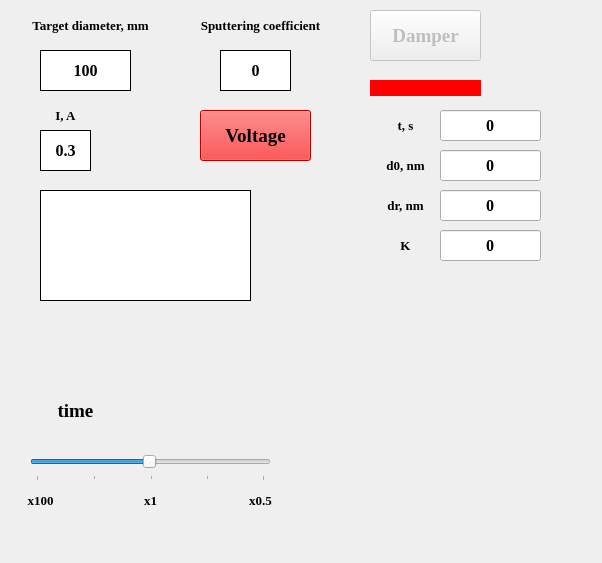
<?xml version="1.0" encoding="UTF-8"?>
<ui version="4.0">
 <class>Dialog</class>
 <widget class="QDialog" name="Dialog">
  <property name="geometry">
   <rect>
    <x>0</x>
    <y>0</y>
    <width>602</width>
    <height>563</height>
   </rect>
  </property>
  <property name="windowTitle">
   <string>Dialog</string>
  </property>
  <widget class="QLabel" name="current_label">
   <property name="geometry">
    <rect>
     <x>40</x>
     <y>100</y>
     <width>51</width>
     <height>31</height>
    </rect>
   </property>
   <property name="font">
    <font>
     <family>Times New Roman</family>
     <pointsize>10</pointsize>
     <weight>75</weight>
     <bold>true</bold>
    </font>
   </property>
   <property name="text">
    <string>I, A</string>
   </property>
   <property name="alignment">
    <set>Qt::AlignCenter</set>
   </property>
  </widget>
  <widget class="QPushButton" name="damper">
   <property name="enabled">
    <bool>false</bool>
   </property>
   <property name="geometry">
    <rect>
     <x>370</x>
     <y>10</y>
     <width>111</width>
     <height>51</height>
    </rect>
   </property>
   <property name="font">
    <font>
     <family>Times New Roman</family>
     <pointsize>14</pointsize>
     <weight>75</weight>
     <bold>true</bold>
    </font>
   </property>
   <property name="text">
    <string>Damper</string>
   </property>
  </widget>
  <widget class="QLabel" name="damper_state">
   <property name="geometry">
    <rect>
     <x>370</x>
     <y>80</y>
     <width>111</width>
     <height>16</height>
    </rect>
   </property>
   <property name="styleSheet">
    <string notr="true">background-color: red;</string>
   </property>
   <property name="text">
    <string/>
   </property>
  </widget>
  <widget class="QLabel" name="d0_label">
   <property name="geometry">
    <rect>
     <x>370</x>
     <y>150</y>
     <width>71</width>
     <height>31</height>
    </rect>
   </property>
   <property name="font">
    <font>
     <family>Times New Roman</family>
     <pointsize>10</pointsize>
     <weight>75</weight>
     <bold>true</bold>
    </font>
   </property>
   <property name="text">
    <string>d0, nm</string>
   </property>
   <property name="alignment">
    <set>Qt::AlignCenter</set>
   </property>
  </widget>
  <widget class="QLabel" name="dr_label">
   <property name="geometry">
    <rect>
     <x>370</x>
     <y>190</y>
     <width>71</width>
     <height>31</height>
    </rect>
   </property>
   <property name="font">
    <font>
     <family>Times New Roman</family>
     <pointsize>10</pointsize>
     <weight>75</weight>
     <bold>true</bold>
    </font>
   </property>
   <property name="text">
    <string>dr, nm</string>
   </property>
   <property name="alignment">
    <set>Qt::AlignCenter</set>
   </property>
  </widget>
  <widget class="QLabel" name="k_label">
   <property name="geometry">
    <rect>
     <x>370</x>
     <y>230</y>
     <width>71</width>
     <height>31</height>
    </rect>
   </property>
   <property name="font">
    <font>
     <family>Times New Roman</family>
     <pointsize>10</pointsize>
     <weight>75</weight>
     <bold>true</bold>
    </font>
   </property>
   <property name="text">
    <string>K</string>
   </property>
   <property name="alignment">
    <set>Qt::AlignCenter</set>
   </property>
  </widget>
  <widget class="QLabel" name="x100">
   <property name="geometry">
    <rect>
     <x>20</x>
     <y>490</y>
     <width>41</width>
     <height>21</height>
    </rect>
   </property>
   <property name="font">
    <font>
     <family>Times New Roman</family>
     <pointsize>10</pointsize>
     <weight>75</weight>
     <bold>true</bold>
    </font>
   </property>
   <property name="text">
    <string>x100</string>
   </property>
   <property name="alignment">
    <set>Qt::AlignCenter</set>
   </property>
  </widget>
  <widget class="QLabel" name="time_rewind">
   <property name="geometry">
    <rect>
     <x>30</x>
     <y>390</y>
     <width>91</width>
     <height>41</height>
    </rect>
   </property>
   <property name="font">
    <font>
     <family>Times New Roman</family>
     <pointsize>14</pointsize>
     <weight>75</weight>
     <bold>true</bold>
    </font>
   </property>
   <property name="text">
    <string>time</string>
   </property>
   <property name="alignment">
    <set>Qt::AlignCenter</set>
   </property>
  </widget>
  <widget class="QSlider" name="timeSlider">
   <property name="geometry">
    <rect>
     <x>30</x>
     <y>450</y>
     <width>241</width>
     <height>31</height>
    </rect>
   </property>
   <property name="cursor">
    <cursorShape>OpenHandCursor</cursorShape>
   </property>
   <property name="mouseTracking">
    <bool>false</bool>
   </property>
   <property name="locale">
    <locale language="English" country="UnitedStates"/>
   </property>
   <property name="minimum">
    <number>1</number>
   </property>
   <property name="maximum">
    <number>200</number>
   </property>
   <property name="singleStep">
    <number>1</number>
   </property>
   <property name="value">
    <number>100</number>
   </property>
   <property name="sliderPosition">
    <number>100</number>
   </property>
   <property name="tracking">
    <bool>true</bool>
   </property>
   <property name="orientation">
    <enum>Qt::Horizontal</enum>
   </property>
   <property name="invertedAppearance">
    <bool>false</bool>
   </property>
   <property name="invertedControls">
    <bool>false</bool>
   </property>
   <property name="tickPosition">
    <enum>QSlider::TicksBelow</enum>
   </property>
   <property name="tickInterval">
    <number>50</number>
   </property>
  </widget>
  <widget class="QLabel" name="x1">
   <property name="geometry">
    <rect>
     <x>130</x>
     <y>490</y>
     <width>41</width>
     <height>21</height>
    </rect>
   </property>
   <property name="font">
    <font>
     <family>Times New Roman</family>
     <pointsize>10</pointsize>
     <weight>75</weight>
     <bold>true</bold>
    </font>
   </property>
   <property name="text">
    <string>x1</string>
   </property>
   <property name="alignment">
    <set>Qt::AlignCenter</set>
   </property>
  </widget>
  <widget class="QLabel" name="x0_5">
   <property name="geometry">
    <rect>
     <x>240</x>
     <y>490</y>
     <width>41</width>
     <height>21</height>
    </rect>
   </property>
   <property name="font">
    <font>
     <family>Times New Roman</family>
     <pointsize>10</pointsize>
     <weight>75</weight>
     <bold>true</bold>
    </font>
   </property>
   <property name="text">
    <string>x0.5</string>
   </property>
   <property name="alignment">
    <set>Qt::AlignCenter</set>
   </property>
  </widget>
  <widget class="QLabel" name="time_label">
   <property name="geometry">
    <rect>
     <x>370</x>
     <y>110</y>
     <width>71</width>
     <height>31</height>
    </rect>
   </property>
   <property name="font">
    <font>
     <family>Times New Roman</family>
     <pointsize>10</pointsize>
     <weight>75</weight>
     <bold>true</bold>
    </font>
   </property>
   <property name="text">
    <string>t, s</string>
   </property>
   <property name="alignment">
    <set>Qt::AlignCenter</set>
   </property>
  </widget>
  <widget class="QLabel" name="status">
   <property name="geometry">
    <rect>
     <x>40</x>
     <y>190</y>
     <width>211</width>
     <height>111</height>
    </rect>
   </property>
   <property name="font">
    <font>
     <family>Times New Roman</family>
     <pointsize>12</pointsize>
     <weight>75</weight>
     <bold>true</bold>
    </font>
   </property>
   <property name="styleSheet">
    <string notr="true">background-color: white;</string>
   </property>
   <property name="frameShape">
    <enum>QFrame::Box</enum>
   </property>
   <property name="text">
    <string/>
   </property>
   <property name="textFormat">
    <enum>Qt::AutoText</enum>
   </property>
   <property name="alignment">
    <set>Qt::AlignCenter</set>
   </property>
   <property name="wordWrap">
    <bool>true</bool>
   </property>
  </widget>
  <widget class="QLabel" name="target_diameter_label">
   <property name="geometry">
    <rect>
     <x>10</x>
     <y>10</y>
     <width>161</width>
     <height>31</height>
    </rect>
   </property>
   <property name="font">
    <font>
     <family>Times New Roman</family>
     <pointsize>10</pointsize>
     <weight>75</weight>
     <bold>true</bold>
    </font>
   </property>
   <property name="text">
    <string>Target diameter, mm</string>
   </property>
   <property name="alignment">
    <set>Qt::AlignCenter</set>
   </property>
  </widget>
  <widget class="QLabel" name="sputtering_coefficient_label">
   <property name="geometry">
    <rect>
     <x>170</x>
     <y>10</y>
     <width>181</width>
     <height>31</height>
    </rect>
   </property>
   <property name="font">
    <font>
     <family>Times New Roman</family>
     <pointsize>10</pointsize>
     <weight>75</weight>
     <bold>true</bold>
    </font>
   </property>
   <property name="text">
    <string>Sputtering coefficient</string>
   </property>
   <property name="alignment">
    <set>Qt::AlignCenter</set>
   </property>
  </widget>
  <widget class="QPushButton" name="voltage">
   <property name="enabled">
    <bool>true</bool>
   </property>
   <property name="geometry">
    <rect>
     <x>200</x>
     <y>110</y>
     <width>111</width>
     <height>51</height>
    </rect>
   </property>
   <property name="font">
    <font>
     <family>Times New Roman</family>
     <pointsize>14</pointsize>
     <weight>75</weight>
     <bold>true</bold>
    </font>
   </property>
   <property name="styleSheet">
    <string notr="true">background-color: red;</string>
   </property>
   <property name="text">
    <string>Voltage</string>
   </property>
  </widget>
  <widget class="QLineEdit" name="K0">
   <property name="geometry">
    <rect>
     <x>440</x>
     <y>230</y>
     <width>101</width>
     <height>31</height>
    </rect>
   </property>
   <property name="font">
    <font>
     <family>Times New Roman</family>
     <pointsize>12</pointsize>
     <weight>75</weight>
     <bold>true</bold>
    </font>
   </property>
   <property name="text">
    <string>0</string>
   </property>
   <property name="alignment">
    <set>Qt::AlignCenter</set>
   </property>
  </widget>
  <widget class="QLineEdit" name="time_value">
   <property name="geometry">
    <rect>
     <x>440</x>
     <y>110</y>
     <width>101</width>
     <height>31</height>
    </rect>
   </property>
   <property name="font">
    <font>
     <family>Times New Roman</family>
     <pointsize>12</pointsize>
     <weight>75</weight>
     <bold>true</bold>
    </font>
   </property>
   <property name="text">
    <string>0</string>
   </property>
   <property name="alignment">
    <set>Qt::AlignCenter</set>
   </property>
  </widget>
  <widget class="QLineEdit" name="dr">
   <property name="geometry">
    <rect>
     <x>440</x>
     <y>190</y>
     <width>101</width>
     <height>31</height>
    </rect>
   </property>
   <property name="font">
    <font>
     <family>Times New Roman</family>
     <pointsize>12</pointsize>
     <weight>75</weight>
     <bold>true</bold>
    </font>
   </property>
   <property name="text">
    <string>0</string>
   </property>
   <property name="alignment">
    <set>Qt::AlignCenter</set>
   </property>
  </widget>
  <widget class="QLineEdit" name="d0">
   <property name="geometry">
    <rect>
     <x>440</x>
     <y>150</y>
     <width>101</width>
     <height>31</height>
    </rect>
   </property>
   <property name="font">
    <font>
     <family>Times New Roman</family>
     <pointsize>12</pointsize>
     <weight>75</weight>
     <bold>true</bold>
    </font>
   </property>
   <property name="text">
    <string>0</string>
   </property>
   <property name="alignment">
    <set>Qt::AlignCenter</set>
   </property>
  </widget>
  <widget class="QLabel" name="sputtering_coefficient">
   <property name="geometry">
    <rect>
     <x>220</x>
     <y>50</y>
     <width>71</width>
     <height>41</height>
    </rect>
   </property>
   <property name="font">
    <font>
     <family>Times New Roman</family>
     <pointsize>12</pointsize>
     <weight>75</weight>
     <bold>true</bold>
    </font>
   </property>
   <property name="styleSheet">
    <string notr="true">background-color: white;</string>
   </property>
   <property name="frameShape">
    <enum>QFrame::Box</enum>
   </property>
   <property name="text">
    <string>0</string>
   </property>
   <property name="alignment">
    <set>Qt::AlignCenter</set>
   </property>
  </widget>
  <widget class="QLabel" name="current">
   <property name="geometry">
    <rect>
     <x>40</x>
     <y>130</y>
     <width>51</width>
     <height>41</height>
    </rect>
   </property>
   <property name="font">
    <font>
     <family>Times New Roman</family>
     <pointsize>12</pointsize>
     <weight>75</weight>
     <bold>true</bold>
    </font>
   </property>
   <property name="styleSheet">
    <string notr="true">background-color: white;</string>
   </property>
   <property name="frameShape">
    <enum>QFrame::Box</enum>
   </property>
   <property name="text">
    <string>0.3</string>
   </property>
   <property name="alignment">
    <set>Qt::AlignCenter</set>
   </property>
  </widget>
  <widget class="QLabel" name="target_diameter">
   <property name="geometry">
    <rect>
     <x>40</x>
     <y>50</y>
     <width>91</width>
     <height>41</height>
    </rect>
   </property>
   <property name="font">
    <font>
     <family>Times New Roman</family>
     <pointsize>12</pointsize>
     <weight>75</weight>
     <bold>true</bold>
    </font>
   </property>
   <property name="styleSheet">
    <string notr="true">background-color: white;</string>
   </property>
   <property name="frameShape">
    <enum>QFrame::Box</enum>
   </property>
   <property name="text">
    <string>100</string>
   </property>
   <property name="alignment">
    <set>Qt::AlignCenter</set>
   </property>
  </widget>
 </widget>
 <resources/>
 <connections/>
</ui>
